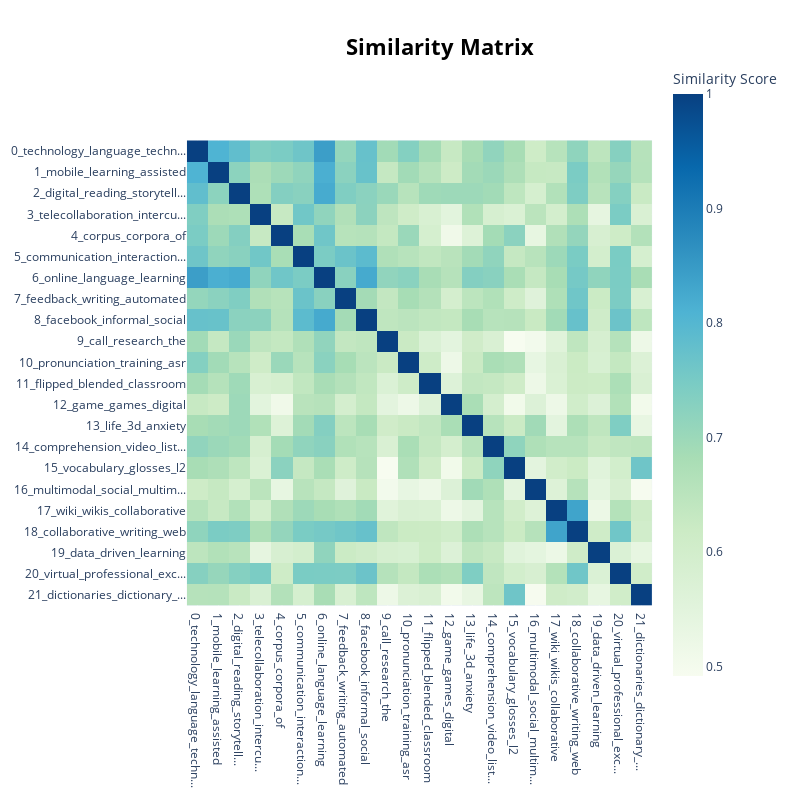

Here is the notebook cell this chart was saved with:
### Code cell
model.visualize_heatmap()

### Figure 1 — Plotly figure (JSON) as saved in the notebook; plotly's stock layout.template omitted (floating-point values rounded to 4 significant figures; data arrays with more than 128 entries replaced by an {"elided": "..."} marker saying what was removed)
{"data": [{"coloraxis": "coloraxis", "hovertemplate": "x: %{x}<br>y: %{y}<br>Similarity Score: %{z}<extra></extra>", "name": "0", "type": "heatmap", "x": ["0_technology_language_techn...", "1_mobile_learning_assisted", "2_digital_reading_storytell...", "3_telecollaboration_intercu...", "4_corpus_corpora_of", "5_communication_interaction...", "6_online_language_learning", "7_feedback_writing_automated", "8_facebook_informal_social", "9_call_research_the", "10_pronunciation_training_asr", "11_flipped_blended_classroom", "12_game_games_digital", "13_life_3d_anxiety", "14_comprehension_video_list...", "15_vocabulary_glosses_l2", "16_multimodal_social_multim...", "17_wiki_wikis_collaborative", "18_collaborative_writing_web", "19_data_driven_learning", "20_virtual_professional_exc...", "21_dictionaries_dictionary_..."], "xaxis": "x", "y": ["0_technology_language_techn...", "1_mobile_learning_assisted", "2_digital_reading_storytell...", "3_telecollaboration_intercu...", "4_corpus_corpora_of", "5_communication_interaction...", "6_online_language_learning", "7_feedback_writing_automated", "8_facebook_informal_social", "9_call_research_the", "10_pronunciation_training_asr", "11_flipped_blended_classroom", "12_game_games_digital", "13_life_3d_anxiety", "14_comprehension_video_list...", "15_vocabulary_glosses_l2", "16_multimodal_social_multim...", "17_wiki_wikis_collaborative", "18_collaborative_writing_web", "19_data_driven_learning", "20_virtual_professional_exc...", "21_dictionaries_dictionary_..."], "yaxis": "y", "z": {"elided": "22x22 float values"}}], "layout": {"coloraxis": {"colorbar": {"title": {"text": "Similarity Score"}}, "colorscale": [[0, "rgb(247,252,240)"], [0.125, "rgb(224,243,219)"], [0.25, "rgb(204,235,197)"], [0.375, "rgb(168,221,181)"], [0.5, "rgb(123,204,196)"], [0.625, "rgb(78,179,211)"], [0.75, "rgb(43,140,190)"], [0.875, "rgb(8,104,172)"], [1, "rgb(8,64,129)"]]}, "height": 800, "hoverlabel": {"bgcolor": "white", "font": {"family": "Rockwell", "size": 16}}, "legend": {"title": {"text": "Trend"}}, "margin": {"t": 60}, "showlegend": true, "title": {"font": {"color": "Black", "size": 22}, "text": "<b>Similarity Matrix</b>", "x": 0.55, "xanchor": "center", "y": 0.95, "yanchor": "top"}, "width": 800, "xaxis": {"anchor": "y", "constrain": "domain", "domain": [0, 1], "scaleanchor": "y"}, "yaxis": {"anchor": "x", "autorange": "reversed", "constrain": "domain", "domain": [0, 1]}}}
